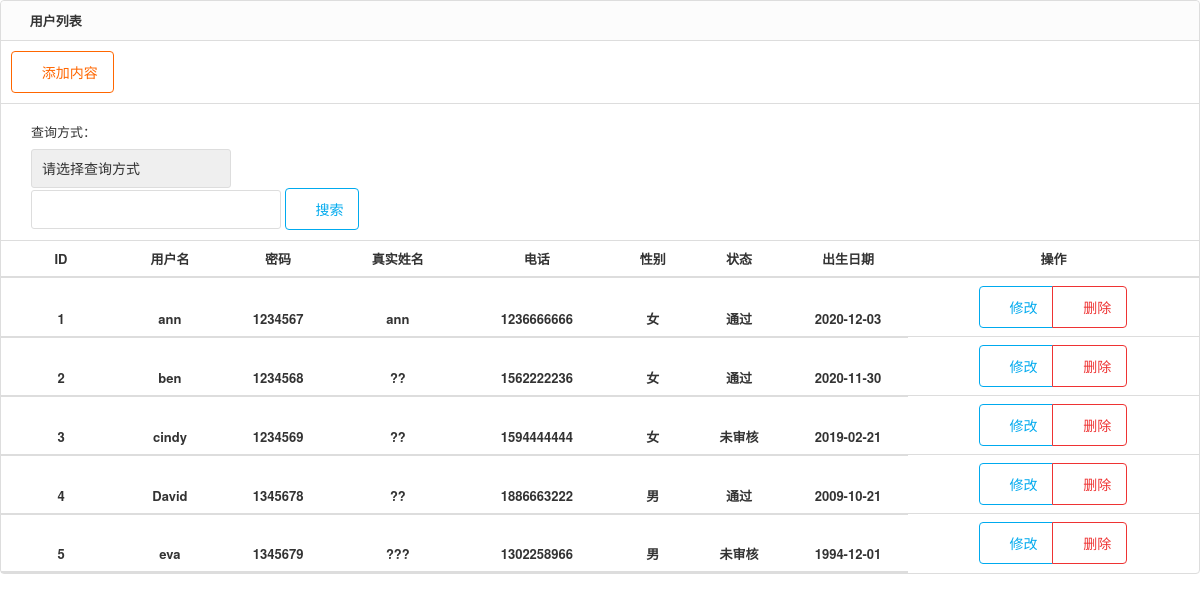
The app's page /网上书店应用程序项目/代码/web/backstage/user_browse.php with its own data.
### tables this page shows
CREATE TABLE `users` (
  `id` int(11) NOT NULL AUTO_INCREMENT,
  `name` varchar(255) NOT NULL,
  `password` varchar(16) NOT NULL,
  `realname` varchar(255) DEFAULT NULL,
  `telphone` int(11) DEFAULT NULL,
  `sex` int(2) DEFAULT NULL,
  `state` int(2) DEFAULT '0',
  `birthdate` date DEFAULT NULL,
  PRIMARY KEY (`id`)
);

### 网上书店应用程序项目/代码/web/backstage/user_browse.php (the view, shortened to what this page needs)
<!DOCTYPE html>
<html lang="zh-cn">
<head>
    <link rel="stylesheet" href="css/pintuer.css">
    <link rel="stylesheet" href="css/admin.css">
</head>
<body>
<div class="panel admin-panel">
  <div class="panel-head"><strong class="icon-reorder"> 用户列表</strong></div>
  <div class="padding border-bottom">
  <a class="button border-yellow" href="user_add.php" target="right"><span class="icon-plus-square-o"></span> 添加内容</a>
  </div>
  <div class="padding border-bottom">
          <ul class="search">
            <li>
    		 	<form method="post" action="user_search.php">
					查询方式：<select name="cid" class="input" style="width:200px; line-height:17px;">
					  <option value="0">请选择查询方式</option>
					</select>
    		 	<input type="text"  name="keywords" class="input" style="width:250px; line-height:17px;display:inline-block" />
    		 	<button class="button border-main icon-search" type="submit"> 搜索</button>
    		 	</form>
    		  </li>
          </ul>
     </div>
  <table class="table table-hover text-center">
    <tr>
	  <th>ID</th>
      <th>用户名</th>
      <th>密码</th>
      <th>真实姓名</th>
      <th>电话</th>
	  <th>性别</th>
	  <th>状态</th>
	  <th>出生日期</th>
	  <th>操作</th>
    </tr>
	 <?php
	 $link = mysqli_connect(HOST,USER,PASS);
	 mysqli_select_db($link,DBNAME);
	 mysqli_set_charset($link,'utf-8');
	 $sql = "select * from users order by id";
	 $result = mysqli_query($link,$sql);
	 $row = mysqli_fetch_assoc($result);
	 do{
		 $sex = array(0 => '男',1 => '女');
		 $state = array(0 => '未审核',1 => '通过');
		 echo "<tr>";
		 echo "<th width='120'>{$row['id']}</th>";
		 echo "<th>{$row['name']}</th>";
		 echo "<th>{$row['password']}</th>";
		 echo "<th>{$row['realname']}</th>";
		 echo "<th>{$row['telphone']}</th>";
		 echo "<th>{$sex[$row['sex']]}</th>";
		 echo "<th>{$state[$row['state']]}</th>";
		 echo "<th width='120'>{$row['birthdate']}</th>";
		 echo "<td><div class='button-group'>";
		 echo "<a class='button border-main' href='user_alt.php?a={$row['id']}'><span class='icon-edit'></span> 修改</a>";
		 echo "<a class='button border-red' href='user_action.php?a=del&b={$row['id']}' onclick='return del(1)'><span class='icon-trash-o'></span> 删除</a> ";
		 echo "</div></td>";
		 echo "</tr>";
	 }
	 while($row = mysqli_fetch_assoc($result));
	   ?>
  </table>
</div>
</body></html>

### 网上书店应用程序项目/代码/web/backstage/css/admin.css (style rules this page uses)
body { color:#333; font-size:13px; }
input,select,textarea { color:#333; }
.panel { background:#fff; }
ul,li { list-style-type:none; }
.button { padding:10px 15px; }
.table th { text-align:center; }
.table td { vertical-align:middle; }
.search { overflow:hidden; }
.search li { float:left; margin-right:15px; line-height:35px; }

### records on screen
users: id "1", name "ann", password "1234567", realname "ann", telphone "1236666666", sex "女", state "通过", birthdate "2020-12-03"
users: id "2", name "ben", password "1234568", realname "??", telphone "1562222236", sex "女", state "通过", birthdate "2020-11-30"
users: id "3", name "cindy", password "1234569", realname "??", telphone "1594444444", sex "女", state "未审核", birthdate "2019-02-21"
users: id "4", name "David", password "1345678", realname "??", telphone "1886663222", sex "男", state "通过", birthdate "2009-10-21"
users: id "5", name "eva", password "1345679", realname "???", telphone "1302258966", sex "男", state "未审核", birthdate "1994-12-01"
